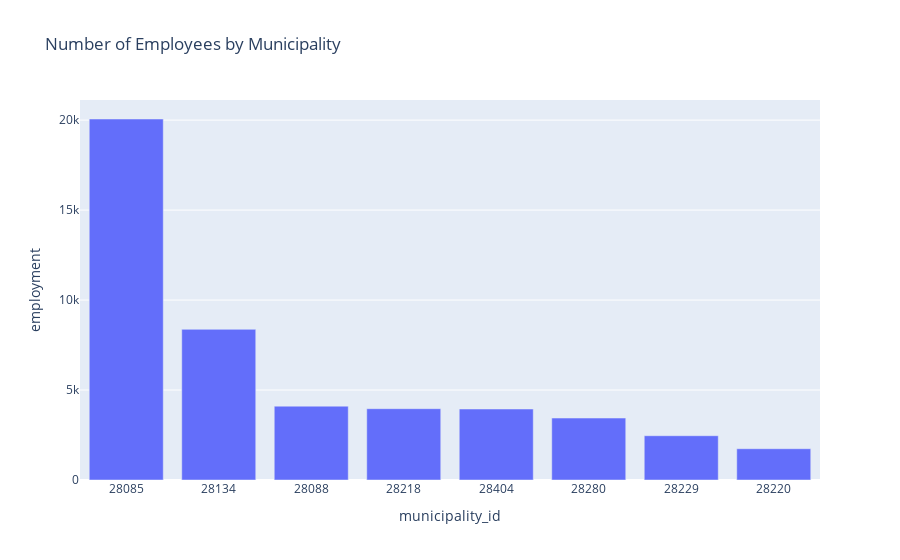

Source (notebook cell):
### Markdown cell above
### Create a bar plot indicating the number of employees in each municipality

### Code cell
fig = px.bar(
    df_employment,
    x="municipality_id",
    y="employment",
    title="Number of Employees by Municipality",
).update_xaxes(categoryorder="total descending")
fig.show()

### Figure 1 — Plotly figure (JSON) as saved in the notebook; plotly's stock layout.template omitted (floating-point values rounded to 4 significant figures)
{"data": [{"alignmentgroup": "True", "hovertemplate": "municipality_id=%{x}<br>employment=%{y}<extra></extra>", "legendgroup": "", "marker": {"color": "#636efa", "pattern": {"shape": ""}}, "name": "", "offsetgroup": "", "orientation": "v", "showlegend": false, "textposition": "auto", "type": "bar", "x": ["28085", "28088", "28134", "28218", "28220", "28229", "28280", "28404"], "xaxis": "x", "y": [20062, 4103, 8373, 3963, 1738, 2461, 3442, 3945], "yaxis": "y"}], "layout": {"barmode": "relative", "legend": {"tracegroupgap": 0}, "title": {"text": "Number of Employees by Municipality"}, "xaxis": {"anchor": "y", "categoryorder": "total descending", "domain": [0, 1], "title": {"text": "municipality_id"}}, "yaxis": {"anchor": "x", "domain": [0, 1], "title": {"text": "employment"}}}}
